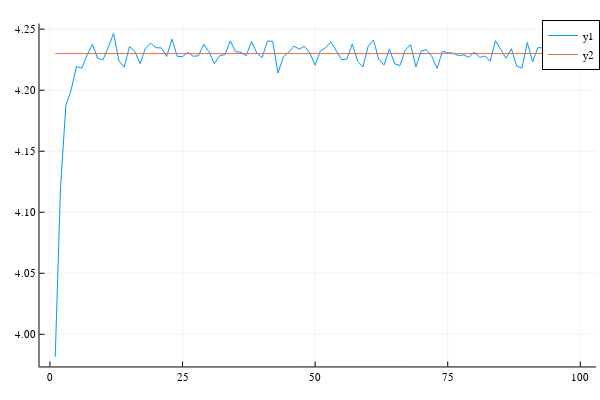

This figure's notebook cell:
### Code cell
plot(K_vec)
plot!(ones(100)*4.23)

### Figure 1 — Plotly figure (JSON) as saved in the notebook; plotly's stock layout.template omitted (floating-point values rounded to 4 significant figures)
{"data": [{"colorbar": {"len": 0.9525, "title": "", "x": 0.9934, "y": 0.5139}, "legendgroup": "y1", "line": {"color": "rgba(0, 154, 250, 1.000)", "dash": "solid", "shape": "linear", "width": 1}, "mode": "lines", "name": "y1", "showlegend": true, "type": "scatter", "x": [1, 2, 3, 4, 5, 6, 7, 8, 9, 10, 11, 12, 13, 14, 15, 16, 17, 18, 19, 20, 21, 22, 23, 24, 25, 26, 27, 28, 29, 30, 31, 32, 33, 34, 35, 36, 37, 38, 39, 40, 41, 42, 43, 44, 45, 46, 47, 48, 49, 50, 51, 52, 53, 54, 55, 56, 57, 58, 59, 60, 61, 62, 63, 64, 65, 66, 67, 68, 69, 70, 71, 72, 73, 74, 75, 76, 77, 78, 79, 80, 81, 82, 83, 84, 85, 86, 87, 88, 89, 90, 91, 92, 93, 94, 95, 96, 97, 98, 99, 100], "xaxis": "x", "y": [3.982, 4.121, 4.187, 4.2, 4.219, 4.218, 4.229, 4.237, 4.226, 4.225, 4.235, 4.247, 4.224, 4.219, 4.236, 4.232, 4.222, 4.234, 4.238, 4.235, 4.235, 4.228, 4.242, 4.228, 4.227, 4.231, 4.228, 4.228, 4.238, 4.231, 4.222, 4.228, 4.229, 4.24, 4.232, 4.231, 4.228, 4.24, 4.23, 4.227, 4.24, 4.24, 4.214, 4.227, 4.231, 4.236, 4.234, 4.236, 4.231, 4.22, 4.232, 4.235, 4.24, 4.232, 4.225, 4.226, 4.238, 4.224, 4.219, 4.236, 4.241, 4.225, 4.221, 4.234, 4.222, 4.22, 4.233, 4.237, 4.219, 4.232, 4.233, 4.228, 4.218, 4.232, 4.231, 4.23, 4.228, 4.229, 4.227, 4.231, 4.227, 4.228, 4.224, 4.241, 4.233, 4.226, 4.234, 4.22, 4.218, 4.239, 4.223, 4.235, 4.235, 4.221, 4.228, 4.23, 4.223, 4.228, 4.245, 4.228], "yaxis": "y"}, {"colorbar": {"len": 0.9525, "title": "", "x": 0.9934, "y": 0.5139}, "legendgroup": "y2", "line": {"color": "rgba(227, 111, 71, 1.000)", "dash": "solid", "shape": "linear", "width": 1}, "mode": "lines", "name": "y2", "showlegend": true, "type": "scatter", "x": [1, 2, 3, 4, 5, 6, 7, 8, 9, 10, 11, 12, 13, 14, 15, 16, 17, 18, 19, 20, 21, 22, 23, 24, 25, 26, 27, 28, 29, 30, 31, 32, 33, 34, 35, 36, 37, 38, 39, 40, 41, 42, 43, 44, 45, 46, 47, 48, 49, 50, 51, 52, 53, 54, 55, 56, 57, 58, 59, 60, 61, 62, 63, 64, 65, 66, 67, 68, 69, 70, 71, 72, 73, 74, 75, 76, 77, 78, 79, 80, 81, 82, 83, 84, 85, 86, 87, 88, 89, 90, 91, 92, 93, 94, 95, 96, 97, 98, 99, 100], "xaxis": "x", "y": [4.23, 4.23, 4.23, 4.23, 4.23, 4.23, 4.23, 4.23, 4.23, 4.23, 4.23, 4.23, 4.23, 4.23, 4.23, 4.23, 4.23, 4.23, 4.23, 4.23, 4.23, 4.23, 4.23, 4.23, 4.23, 4.23, 4.23, 4.23, 4.23, 4.23, 4.23, 4.23, 4.23, 4.23, 4.23, 4.23, 4.23, 4.23, 4.23, 4.23, 4.23, 4.23, 4.23, 4.23, 4.23, 4.23, 4.23, 4.23, 4.23, 4.23, 4.23, 4.23, 4.23, 4.23, 4.23, 4.23, 4.23, 4.23, 4.23, 4.23, 4.23, 4.23, 4.23, 4.23, 4.23, 4.23, 4.23, 4.23, 4.23, 4.23, 4.23, 4.23, 4.23, 4.23, 4.23, 4.23, 4.23, 4.23, 4.23, 4.23, 4.23, 4.23, 4.23, 4.23, 4.23, 4.23, 4.23, 4.23, 4.23, 4.23, 4.23, 4.23, 4.23, 4.23, 4.23, 4.23, 4.23, 4.23, 4.23, 4.23], "yaxis": "y"}], "layout": {"annotations": [], "height": 400, "legend": {"bgcolor": "rgba(255, 255, 255, 1.000)", "bordercolor": "rgba(0, 0, 0, 1.000)", "borderwidth": 1, "font": {"color": "rgba(0, 0, 0, 1.000)", "family": "sans-serif", "size": 11}, "title": {"font": {"color": "rgba(0, 0, 0, 1.000)", "family": "sans-serif", "size": 15}, "text": ""}, "tracegroupgap": 0, "traceorder": "normal", "x": 1, "xanchor": "auto", "y": 1, "yanchor": "auto"}, "margin": {"b": 20, "l": 0, "r": 0, "t": 20}, "paper_bgcolor": "rgba(255, 255, 255, 1.000)", "plot_bgcolor": "rgba(255, 255, 255, 1.000)", "showlegend": true, "width": 600, "xaxis": {"anchor": "y", "domain": [0.06582, 0.9934], "gridcolor": "rgba(0, 0, 0, 0.100)", "gridwidth": 0.5, "linecolor": "rgba(0, 0, 0, 1.000)", "mirror": false, "range": [-1.97, 103.0], "showgrid": true, "showline": true, "showticklabels": true, "tickangle": 0, "tickcolor": "rgb(0, 0, 0)", "tickfont": {"color": "rgba(0, 0, 0, 1.000)", "family": "sans-serif", "size": 11}, "tickmode": "array", "ticks": "inside", "ticktext": ["0", "25", "50", "75", "100"], "tickvals": [0, 25, 50, 75, 100], "title": "", "titlefont": {"color": "rgba(0, 0, 0, 1.000)", "family": "sans-serif", "size": 15}, "type": "-", "visible": true, "zeroline": false, "zerolinecolor": "rgba(0, 0, 0, 1.000)"}, "yaxis": {"anchor": "x", "domain": [0.03762, 0.9902], "gridcolor": "rgba(0, 0, 0, 0.100)", "gridwidth": 0.5, "linecolor": "rgba(0, 0, 0, 1.000)", "mirror": false, "range": [3.974, 4.255], "showgrid": true, "showline": true, "showticklabels": true, "tickangle": 0, "tickcolor": "rgb(0, 0, 0)", "tickfont": {"color": "rgba(0, 0, 0, 1.000)", "family": "sans-serif", "size": 11}, "tickmode": "array", "ticks": "inside", "ticktext": ["4.00", "4.05", "4.10", "4.15", "4.20", "4.25"], "tickvals": [4.0, 4.05, 4.1, 4.15, 4.2, 4.25], "title": "", "titlefont": {"color": "rgba(0, 0, 0, 1.000)", "family": "sans-serif", "size": 15}, "type": "-", "visible": true, "zeroline": false, "zerolinecolor": "rgba(0, 0, 0, 1.000)"}}}
